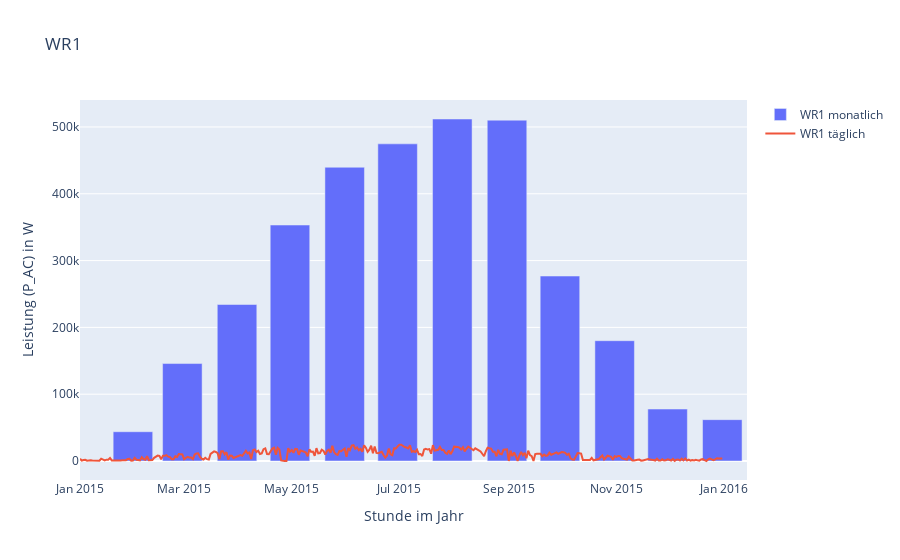

Source (notebook cell):
### Markdown cell above
### WR1

### Code cell
# Interactive plot
sns.set_style('ticks')
trace_line = go.Scatter(x=df_reD.index.tolist(), 
                        y=df_reD['wr1_p_ac'].tolist(), 
                        name='WR1 täglich', line=dict(), mode='lines')
trace_bar = go.Bar(x=df_reM.index.tolist(), 
                   y=df_reM['wr1_p_ac'].tolist(), 
                   name='WR1 monatlich', marker=dict())
layout = go.Layout(
    title='WR1',
    yaxis=dict(title=''.join(info_dict['Y-Axis'])),
    xaxis=dict(title=''.join(info_dict['X-Axis']))
)
ifig_wr1 = go.Figure(data=[trace_bar, trace_line], layout=layout)
pltly.iplot(ifig_wr1)

### Figure 1 — Plotly figure (JSON) as saved in the notebook; plotly's stock layout.template omitted (floating-point values rounded to 4 significant figures; data arrays with more than 128 entries replaced by an {"elided": "..."} marker saying what was removed)
{"data": [{"name": "WR1 monatlich", "type": "bar", "x": ["2015-01-31T00:00:00", "2015-02-28T00:00:00", "2015-03-31T00:00:00", "2015-04-30T00:00:00", "2015-05-31T00:00:00", "2015-06-30T00:00:00", "2015-07-31T00:00:00", "2015-08-31T00:00:00", "2015-09-30T00:00:00", "2015-10-31T00:00:00", "2015-11-30T00:00:00", "2015-12-31T00:00:00"], "y": [43820.0, 145900.0, 234200.0, 353200.0, 439700.0, 474700.0, 511900.0, 510200.0, 276800.0, 180100.0, 77770.0, 61850.0]}, {"mode": "lines", "name": "WR1 täglich", "type": "scatter", "x": {"elided": "365 str values"}, "y": {"elided": "365 float values"}}], "layout": {"title": {"text": "WR1"}, "xaxis": {"title": {"text": "Stunde im Jahr"}}, "yaxis": {"title": {"text": "Leistung (P_AC) in W"}}}}
